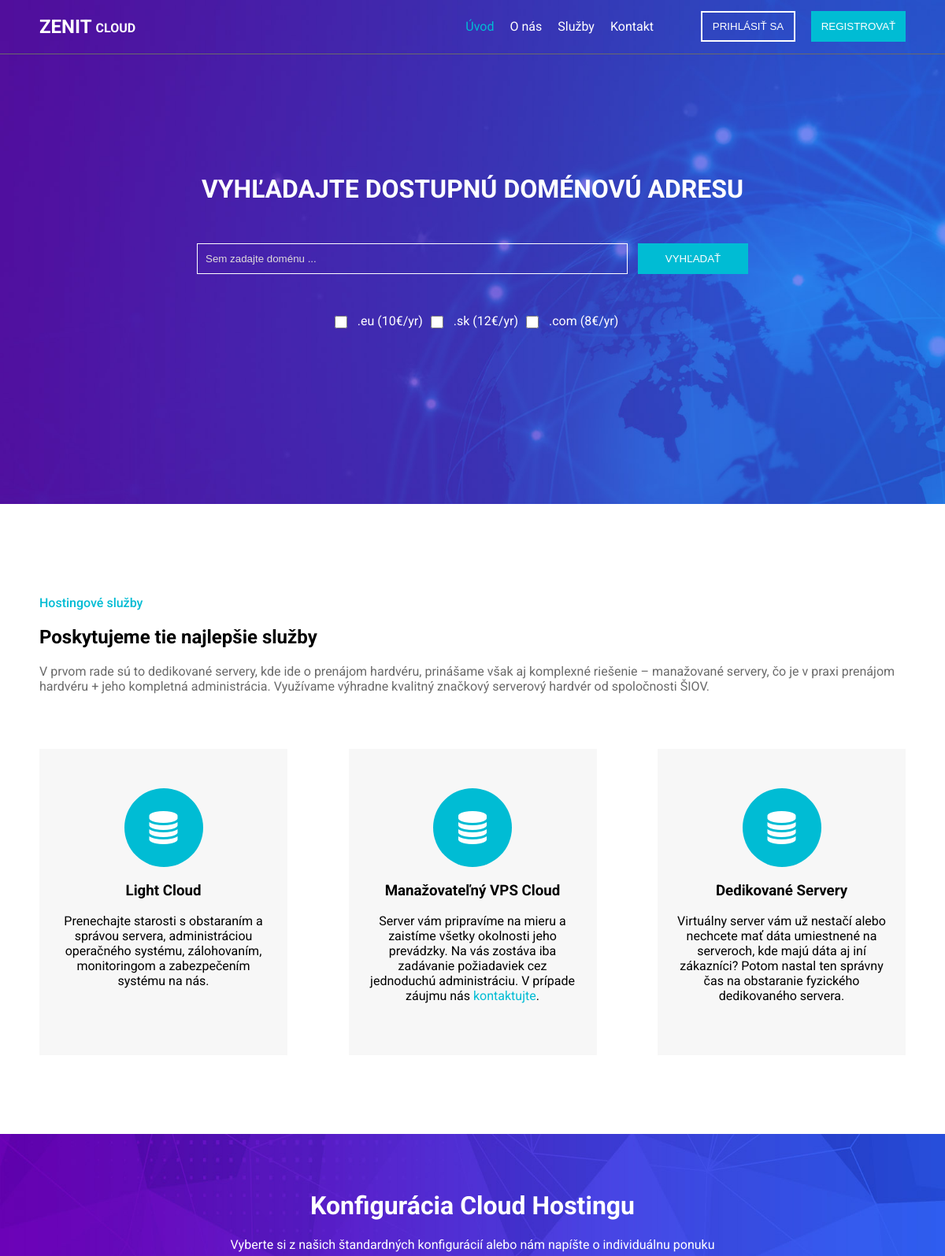
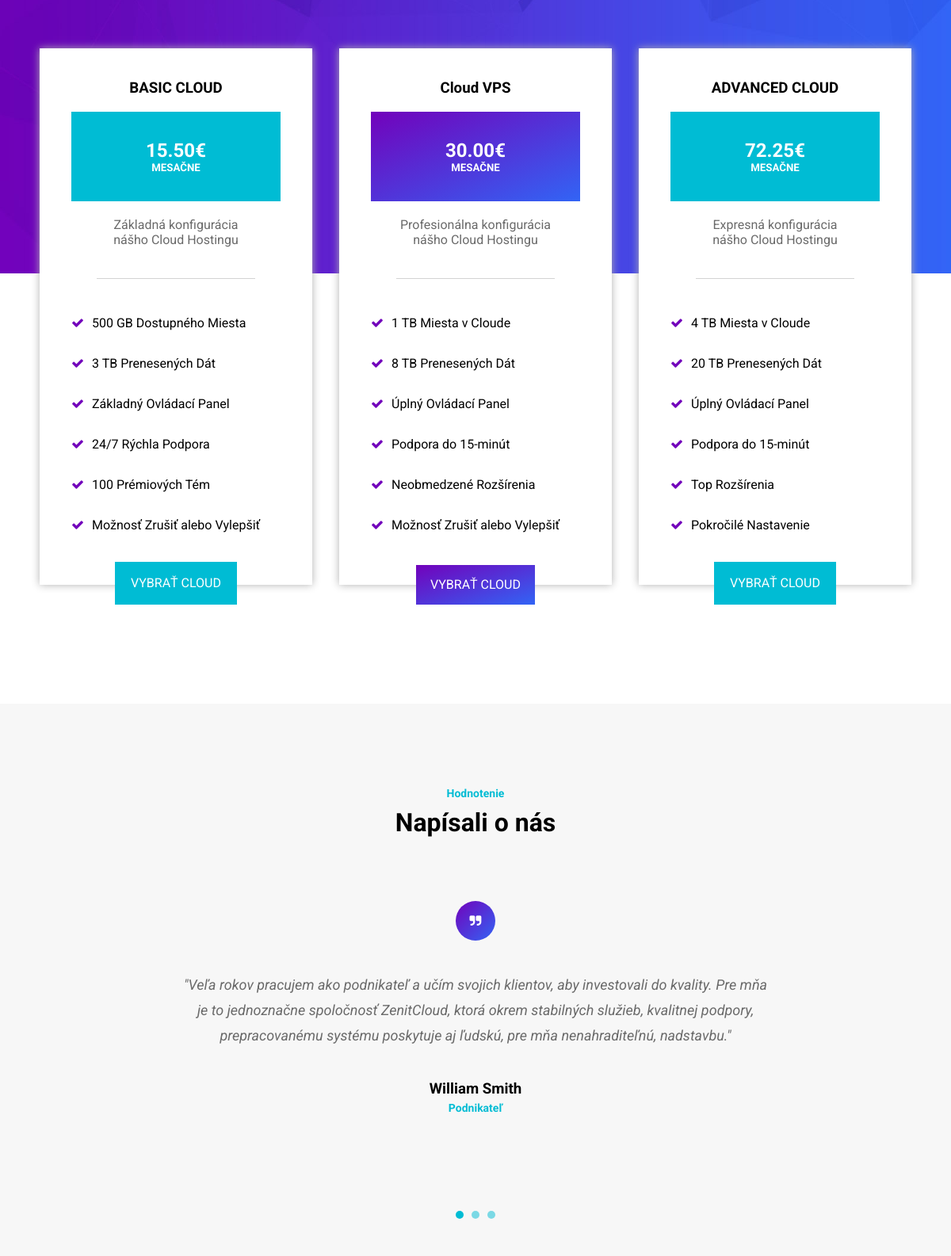
/uvod.php (upper part), run on the app's committed database (2 pictures, top to bottom).
### tables this page shows
CREATE TABLE `offers` (
  `id` int(11) NOT NULL,
  `nazov` varchar(64) NOT NULL,
  `cena` decimal(7,2) NOT NULL,
  `popis` varchar(256) NOT NULL,
  `sluzby` text NOT NULL,
  `casPridania` timestamp NOT NULL DEFAULT current_timestamp()
);

CREATE TABLE `comments` (
  `ID` int(11) NOT NULL,
  `text` text NOT NULL,
  `meno` varchar(64) NOT NULL,
  `zamestnanie` varchar(32) NOT NULL,
  `casPridania` timestamp NOT NULL DEFAULT current_timestamp()
);

### uvod.php (the view, shortened to what this page needs)
<?php
    $activeLink = "uvod";
    include 'header.php';
?>
<div class="containerDomena">
<div class="uvodMain">
    <h1>VYHĽADAJTE DOSTUPNÚ DOMÉNOVÚ ADRESU</h1>
    <form method="post" class="domenaForm">
        <div class="searchBar">
        <input type="text" name="domena" placeholder="Sem zadajte doménu ...">
        <button name="domenaBTN">VYHĽADAŤ</button>
        </div>
        <div class="checkboxes">
            <div>
            <input type="checkbox" name="eu" id="">
            <label for="eu">.eu (10€/yr)</label>
            </div>
            <div>
            <input type="checkbox" name="sk" id="">
            <label for="sk">.sk (12€/yr)</label>
            </div>
            <div>
            <input type="checkbox" name="com" id="">
            <label for="com">.com (8€/yr)</label>
            </div>
        </div>
    </form>
</div>
</div>
<div class="container" >
    <div class="sluzby">
        <p style="color: var(--tirkisova); font-weight:500;">Hostingové služby</p>
        <h2>Poskytujeme tie najlepšie služby</h2>
        <p style="color: var(--siva);">V prvom rade sú to dedikované servery, kde ide o prenájom hardvéru, prinášame však aj komplexné riešenie – manažované servery, čo je v praxi prenájom hardvéru + jeho kompletná administrácia. Využívame výhradne kvalitný značkový serverový hardvér od spoločnosti ŠIOV.</p>
        <div class="karty">
            <div class="karta">
                <div class="ikon">
                <i class="fa fa-database"></i>
                </div>
                <h3>Light Cloud</h3>
                <p>Prenechajte starosti s obstaraním a správou servera, administráciou operačného systému, zálohovaním, monitoringom a zabezpečením systému na nás.
</p>
            </div>
            <div class="karta">
                <div class="ikon">
                <i class="fa fa-database"></i>
                </div>
                <h3>Manažovateľný VPS Cloud</h3>
                <p>Server vám pripravíme na mieru a zaistíme všetky okolnosti jeho prevádzky. Na vás zostáva iba zadávanie požiadaviek cez jednoduchú administráciu. V prípade záujmu nás <span style="color: var(--tirkisova);">kontaktujte</span>.
</p>
            </div>
            <div class="karta">
                <div class="ikon">
                <i class="fa fa-database"></i>
                </div>
                <h3>Dedikované Servery
</h3>
                <p>Virtuálny server vám už nestačí alebo nechcete mať dáta umiestnené na serveroch, kde majú dáta aj iní zákazníci? Potom nastal ten správny čas na obstaranie fyzického dedikovaného servera.
</p>
            </div>
        </div>
    </div>
</div>
<div class="konfiguraciaContainer">
    <div class="configuration">
    <div class="popis">
        <h1>Konfigurácia Cloud Hostingu</h1>
        <p>Vyberte si z našich štandardných konfigurácií alebo nám napíšte o individuálnu ponuku
    </p>
    </div>
    <div class="cards" id="cards">
        <?php
        $i = -1;
        $select = "select * from offers where id != 0;";
        $result = mysqli_query($conn,$select);
        if(mysqli_num_rows($result) > 0){
            while($row = mysqli_fetch_assoc($result)){
                $i++;
                $sluzby = explode(";",$row['sluzby']);
                ?>
                <div class="card">
            <h3><?php echo $row['nazov']?></h3>
            <div class="cena <?php if($i%2 == 1) echo "fancyBG";?>">
                <h2><?php echo $row['cena']?>€</h2>
                <h5>MESAČNE</h5>
            </div>
            <p class="this"><?php echo $row['popis']?></p>
            <?php
                foreach($sluzby as $sluzba){?>
                    <div class="sluzbaIcon"><i class="fa fa-check"></i><p><?php echo $sluzba ?></p></div>
                <?php
                }
                $rowID = $row['id']
            ?>
           <a href="<?php if(!isset($_SESSION['userID'])) echo "login.php"; else echo "uvod.php?modal=$rowID"?>" class="vyber <?php if($i%2 == 0) echo "normal"; else echo "fancy"; ?>">VYBRAŤ CLOUD</a>
        </div>
                <?php
            }
        }
        ?>
    </div>
    </div>
</div>
<?php
    include 'napisali.php';
    include 'footer.php';
?>

### header.php (shortened to what this page needs)
<!DOCTYPE html>
<html lang="en">
<head>
    <link rel="stylesheet" href="css/style.css">
    <link rel="stylesheet" href="css/fontawesome.css">
</head>
<body>
    <header class="" id="header">
    <nav>
        <a href="uvod.php">
            <div class="logo">
                <h1>ZENIT</h1>
                <h4>cloud</h4>
            </div>
        </a>
        <div class="rightSide">
            <div class="links">
            <a href="uvod.php" class="<?php if($activeLink == "uvod") echo "activeLink"?>">Úvod</a>
            <a href="onas.php" class="<?php if($activeLink == "onas") echo "activeLink"?>">O nás</a>
            <a href="sluzby.php" class="<?php if($activeLink == "sluzby") echo "activeLink"?>">Služby</a>
            <a href="kontakt.php" class="<?php if($activeLink == "kontakt") echo "activeLink"?>">Kontakt</a>
            </div>
            <?php
            if(isset($_SESSION['username'])){
                echo '<div class="navButtons">';
                if(isset($_SESSION['admin'])){
                    echo '<a href="admin.php"><button class="login">Administrácia</button></a>';
                }
                echo '<a href="backend.php?logout"><button class="register">Odhlásiť</button></a>';
    } else{
    ?>
            <div class="navButtons">
                <a href="login.php"><button class="login">PRIHLÁSIŤ SA</button></a>
                <a href="register.php"><button class="register">REGISTROVAŤ</button></a>
            </div>
    <?php } ?>
        </div>
    </nav>
    </header>

### napisali.php
<div class="napisaliContainer">
<?php
    $select = "select * from comments";
    $result = mysqli_query($conn,$select);
    $rows = mysqli_num_rows($result);
    if($rows > 0){
        $temp = 0;
        while($row = mysqli_fetch_assoc($result)){
?>
<div class="napisali passiveSlide <?php if($temp ==0) echo "activeSlide" ?>">
    <p class="blue">Hodnotenie</p>
    <h1>Napísali o nás</h1>
    <div class="quotation" ><i class="fa fa-quote-right"></i></div>
    <p class="textqua">"<?php echo $row['text']?>"</p>
    <h3><?php echo $row['meno']?></h3>
    <p class="blue"><?php echo $row['zamestnanie']?></p>
</div>
<?php
$temp++;
    }}
?>
<div class="circles">
        <?php
            for($i = 0; $i < $rows; $i++){
        ?>
        <div class="circle <?php if($i ==0) echo "activeSpan" ?>" data-active-slide="<?php echo $i ?>"></div>
        <?php
        }
        ?>
</div>
</div>

### footer.php (shortened to what this page needs)
</body>
</html>

### data on the page
offers: nazov "BASIC CLOUD", cena "15.50", popis "Základná konfigurácia nášho Cloud Hostingu", sluzby "500 GB Dostupného Miesta", sluzby "3 TB Prenesených Dát", sluzby "Základný Ovládací Panel", sluzby "24/7 Rýchla Podpora", sluzby "100 Prémiových Tém", sluzby "Možnosť Zrušiť alebo Vylepšiť"
offers: nazov "Cloud VPS", cena "30.00", popis "Profesionálna konfigurácia nášho Cloud Hostingu", sluzby "1 TB Miesta v Cloude", sluzby "8 TB Prenesených Dát", sluzby "Úplný Ovládací Panel", sluzby "Podpora do 15-minút", sluzby "Neobmedzené Rozšírenia", sluzby "Možnosť Zrušiť alebo Vylepšiť"
offers: nazov "ADVANCED CLOUD", cena "72.25", popis "Expresná konfigurácia nášho Cloud Hostingu", sluzby "4 TB Miesta v Cloude", sluzby "20 TB Prenesených Dát", sluzby "Úplný Ovládací Panel", sluzby "Podpora do 15-minút", sluzby "Top Rozšírenia", sluzby "Pokročilé Nastavenie"
comments: text "Veľa rokov pracujem ako podnikateľ a učím svojich klientov, aby investovali do kvality. Pre mňa je to jednoznačne spoločnosť ZenitCloud, ktorá okrem stabilných služieb, kvalitnej podpory, prepracovanému systému poskytuje aj ľudskú, pre mňa nenahraditeľnú, nadstavbu.", meno "William Smith", zamestnanie "Podnikateľ"
